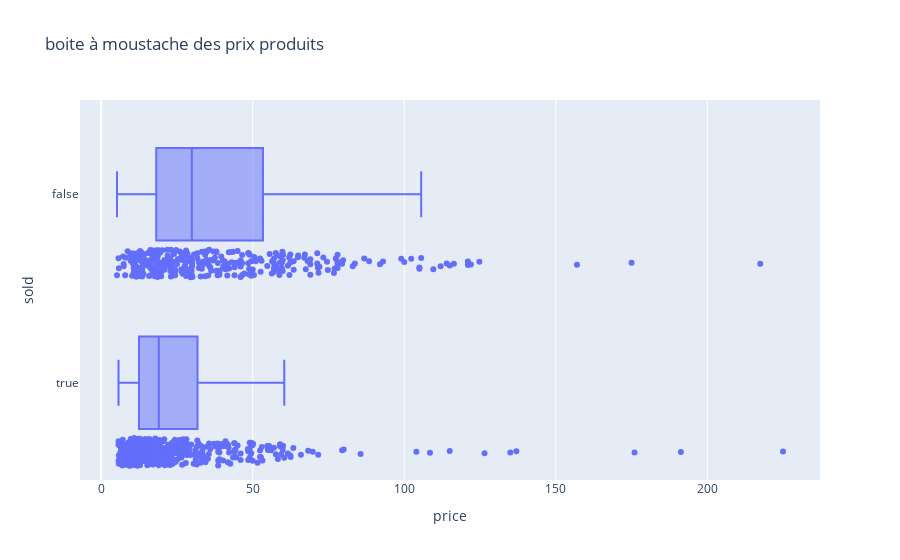

The notebook cell saved with this chart:
### Code cell
# boxplot comparatif

df = total_base
fig = px.box(df, x="price", y="sold", points="all", title="boite à moustache des prix produits")
fig.show()

### Figure 1 — Plotly figure (JSON) as saved in the notebook; plotly's stock layout.template omitted (floating-point values rounded to 4 significant figures; data arrays with more than 128 entries replaced by an {"elided": "..."} marker saying what was removed)
{"data": [{"alignmentgroup": "True", "boxpoints": "all", "hovertemplate": "price=%{x}<br>sold=%{y}<extra></extra>", "legendgroup": "", "marker": {"color": "#636efa"}, "name": "", "notched": false, "offsetgroup": "", "orientation": "h", "showlegend": false, "type": "box", "x": {"elided": "714 float values"}, "x0": " ", "xaxis": "x", "y": {"elided": "714 bool values"}, "y0": " ", "yaxis": "y"}], "layout": {"boxmode": "group", "legend": {"tracegroupgap": 0}, "title": {"text": "boite à moustache des prix produits"}, "xaxis": {"anchor": "y", "domain": [0, 1], "title": {"text": "price"}}, "yaxis": {"anchor": "x", "domain": [0, 1], "title": {"text": "sold"}}}}
